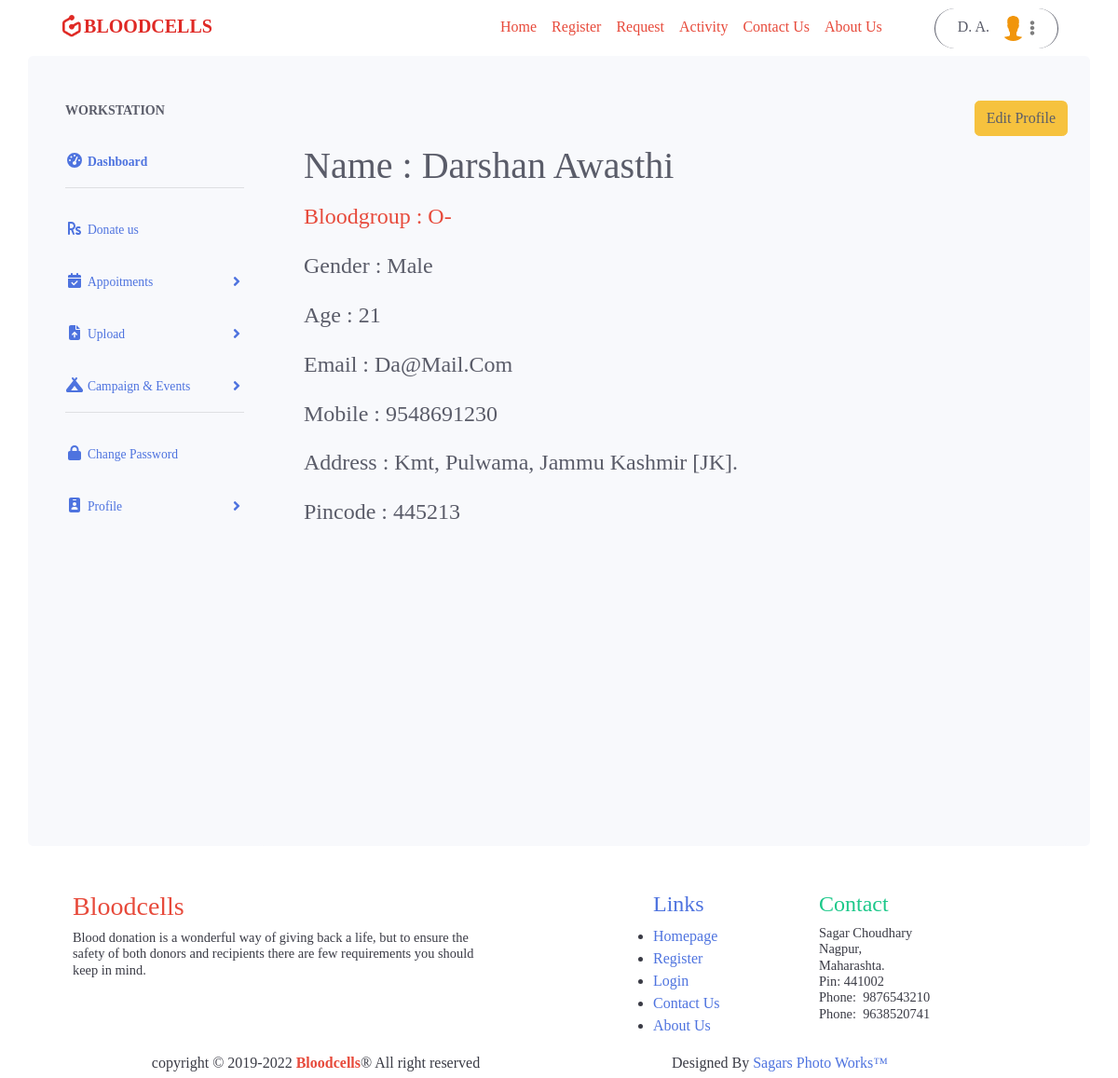
/userprofile.php (signed in), run on the app's committed database.
### tables this page shows
CREATE TABLE `user_reg` (
  `id` int(10) NOT NULL,
  `fname` text NOT NULL,
  `lname` text NOT NULL,
  `bgroup` varchar(20) NOT NULL,
  `gender` text NOT NULL,
  `age` int(3) NOT NULL,
  `email` varchar(40) NOT NULL,
  `pincode` int(6) NOT NULL,
  `mobno` bigint(11) NOT NULL,
  `state` text NOT NULL,
  `district` text NOT NULL,
  `city` text NOT NULL,
  `pwd` varchar(40) NOT NULL
);

CREATE TABLE `all_states` (
  `state_code` text DEFAULT NULL,
  `state_name` text DEFAULT NULL,
  `country_code` text DEFAULT NULL
);

### userprofile.php (the view, shortened to what this page needs)
<!DOCTYPE html>
<html>
  <head>
    <?php include('include/common_links.php'); ?>
    <link rel="stylesheet" type="text/css" href="css/profile.css">
  </head>
  <body id="page-top" class="" >
    <?php include('user/nav.php'); ?>
  <div id="wrapper" class="bg-light rounded container pt-5">
    <?php include('user/sidebar.php'); ?>
<div id="content-wrapper" class="rounded">
    <div id="" class="d-flex flex-column">
        <div id="content" class=" text-right">
          <a href="editprofile.php" title="" class="btn-warning btn text-dark text-right">Edit Profile</a>
        </div>
        <div class="container-fluid mt-2">
<?php
$email = $_SESSION['email'];
$mysqli = new mysqli('localhost','root','','bloodcells') or die(mysqli_error($mysqli));
$getdata = $mysqli->query("SELECT * FROM `user_reg` WHERE `email`='$email'") or die($mysqli->error);
$data = $getdata->fetch_assoc();
?>
<div class="container text-gray-800">
  <div class="text-capitalize h1 mb-3">
<?php echo "Name : ".$data['fname']." ".$data['lname']; ?>
  </div>
  <div class="text-capitalize h4 mb-4 text-danger">
<?php echo "Bloodgroup : ".$data['bgroup']; ?>
  </div>
  <div class="text-capitalize h4 mb-4">
<?php echo "Gender : ".$data['gender']; ?>
  </div>
  <div class="text-capitalize h4 mb-4">
<?php echo "Age : ".$data['age']; ?>
  </div>
  <div class="text-capitalize h4 mb-4">
<?php echo "Email : ".$data['email']; ?>
  </div>
  <div class="text-capitalize h4 mb-4">
<?php echo "Mobile : ".$data['mobno']; ?>
  </div>
  <div class="text-capitalize h4 mb-4">
<?php echo "Address : ".$data['city'].", ".$data['district'].",";
$state = $data['state'];
$mysqli = new mysqli('localhost','root','','bloodcells') or die(mysqli_error($mysqli));
$getdata = $mysqli->query("SELECT * FROM `all_states` WHERE `state_code`='$state'") or die($mysqli->error);
$getstate = $getdata->fetch_assoc();
echo " ".$getstate['state_name'].".";
?>
  </div>
<div class="text-capitalize h4 mb-4">
<?php echo "Pincode : ".$data['pincode']; ?>
  </div>
</div>
        </div>
    </div>
</div>
</div>
<?php include('include/footer.php'); ?>
  </body>
  </html>

### css/profile.css (style rules this page uses)
a { text-decoration: none; }

### data on the page
user_reg: fname "Darshan", lname "Awasthi", bgroup "O-", gender "Male", age "21", email "Da@mail.com", mobno "9548691230", city "Kmt", district "Pulwama", pincode "445213"
all_states: state_name "Jammu Kashmir [JK]"

### other printed values
$arrayy['SUBSTRING(fname,1,1)'] "D"
$arrayy['SUBSTRING(lname,1,1)'] "A"
